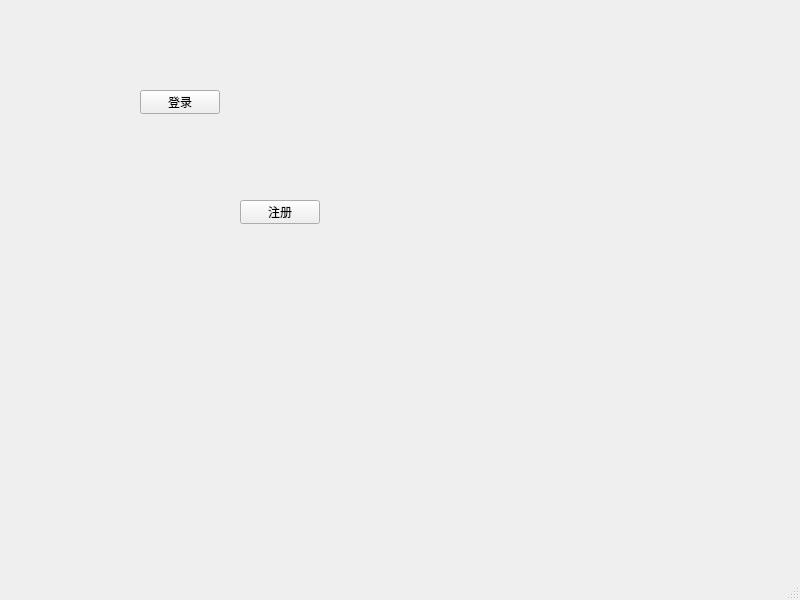
<?xml version="1.0" encoding="UTF-8"?>
<ui version="4.0">
 <class>MainWindow</class>
 <widget class="QMainWindow" name="MainWindow">
  <property name="geometry">
   <rect>
    <x>0</x>
    <y>0</y>
    <width>800</width>
    <height>600</height>
   </rect>
  </property>
  <property name="windowTitle">
   <string>MainWindow</string>
  </property>
  <widget class="QWidget" name="centralwidget">
   <widget class="QPushButton" name="loginButton">
    <property name="geometry">
     <rect>
      <x>140</x>
      <y>90</y>
      <width>80</width>
      <height>24</height>
     </rect>
    </property>
    <property name="text">
     <string>登录</string>
    </property>
   </widget>
   <widget class="QPushButton" name="registerButton">
    <property name="geometry">
     <rect>
      <x>240</x>
      <y>200</y>
      <width>80</width>
      <height>24</height>
     </rect>
    </property>
    <property name="text">
     <string>注册</string>
    </property>
   </widget>
  </widget>
  <widget class="QMenuBar" name="menubar">
   <property name="geometry">
    <rect>
     <x>0</x>
     <y>0</y>
     <width>800</width>
     <height>21</height>
    </rect>
   </property>
  </widget>
  <widget class="QStatusBar" name="statusbar"/>
 </widget>
 <resources/>
 <connections/>
</ui>
